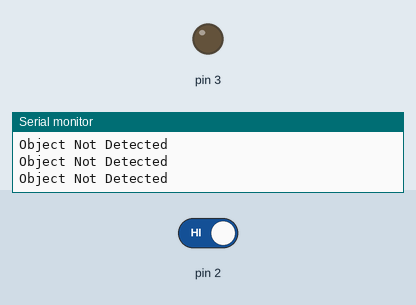
Recording of a sketch running on a simulated Arduino Uno, built with avr-gcc and run on an emulated ATmega328P. Shown: output pins drawn as LEDs (lit = HIGH), the last lines printed to the serial monitor. The test bench sets the inputs (shaded band); at power-on: pin 2 HIGH.

Above: at 1.2 s.
1.3 s: pin 2 driven LOW
At 2.5 s:
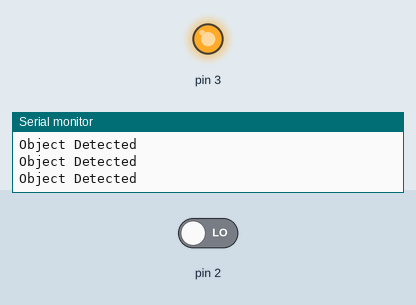
2.8 s: pin 2 driven HIGH
At 3.8 s:
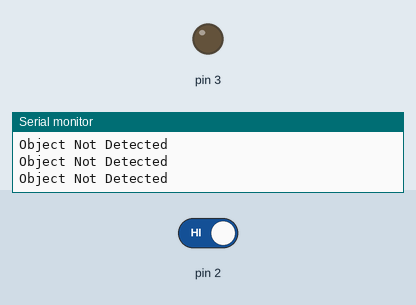
Timing chart, 0 to 5.8 s (numbered marks = the images above; inputs shaded):
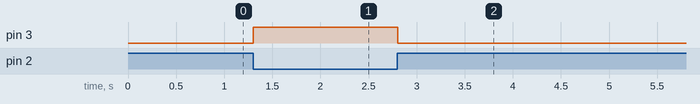

Measured:
- after the input at 1.3 s, pin 3: LOW → HIGH at once
- after the input at 2.8 s, pin 3: HIGH → LOW at once

The sketch:

irsencor.ino
```cpp
/*
IR SENSOR
*/

int SensorState = 0;

void setup()
{
    pinMode(2,INPUT);
    pinMode(3,OUTPUT);
    Serial.begin(9600);
}

void loop()
{
    SensorState = digitalRead(2);

    if(SensorState == 0)
    {
        digitalWrite(3,HIGH);
        Serial.println("Object Detected");
    }

    else
    {
        Serial.println("Object Not Detected");
        digitalWrite(3,LOW);
    }
    delay(100);
}
```
